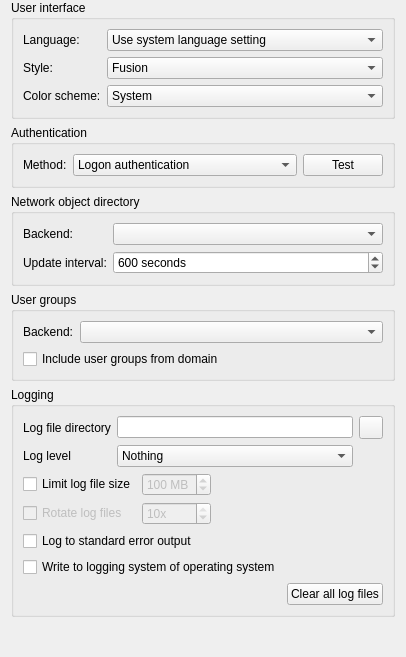
<?xml version="1.0" encoding="UTF-8"?>
<ui version="4.0">
 <class>GeneralConfigurationPage</class>
 <widget class="QWidget" name="GeneralConfigurationPage">
  <layout class="QVBoxLayout" name="verticalLayout_14">
   <property name="topMargin">
    <number>0</number>
   </property>
   <property name="bottomMargin">
    <number>0</number>
   </property>
   <item>
    <widget class="QGroupBox" name="groupBox_11">
     <property name="title">
      <string>User interface</string>
     </property>
     <layout class="QGridLayout" name="gridLayout_13">
      <item row="1" column="1">
       <widget class="QComboBox" name="uiStyle">
        <item>
         <property name="text">
          <string notr="true">Fusion</string>
         </property>
        </item>
        <item>
         <property name="text">
          <string>Native</string>
         </property>
        </item>
       </widget>
      </item>
      <item row="0" column="1">
       <widget class="QComboBox" name="uiLanguage">
        <property name="sizePolicy">
         <sizepolicy hsizetype="MinimumExpanding" vsizetype="Fixed">
          <horstretch>0</horstretch>
          <verstretch>0</verstretch>
         </sizepolicy>
        </property>
        <property name="sizeAdjustPolicy">
         <enum>QComboBox::SizeAdjustPolicy::AdjustToContents</enum>
        </property>
        <item>
         <property name="text">
          <string>Use system language setting</string>
         </property>
        </item>
       </widget>
      </item>
      <item row="2" column="0">
       <widget class="QLabel" name="label_42">
        <property name="text">
         <string>Color scheme:</string>
        </property>
       </widget>
      </item>
      <item row="1" column="0">
       <widget class="QLabel" name="label_41">
        <property name="text">
         <string>Style:</string>
        </property>
       </widget>
      </item>
      <item row="2" column="1">
       <widget class="QComboBox" name="uiColorScheme">
        <item>
         <property name="text">
          <string notr="true">System</string>
         </property>
        </item>
        <item>
         <property name="text">
          <string>Light</string>
         </property>
        </item>
        <item>
         <property name="text">
          <string>Dark</string>
         </property>
        </item>
       </widget>
      </item>
      <item row="0" column="0">
       <widget class="QLabel" name="label_39">
        <property name="text">
         <string>Language:</string>
        </property>
       </widget>
      </item>
     </layout>
    </widget>
   </item>
   <item>
    <widget class="QGroupBox" name="groupBox">
     <property name="title">
      <string>Authentication</string>
     </property>
     <layout class="QHBoxLayout" name="horizontalLayout" stretch="0,1,0">
      <item>
       <widget class="QLabel" name="label_2">
        <property name="text">
         <string>Method:</string>
        </property>
       </widget>
      </item>
      <item>
       <widget class="QComboBox" name="authenticationMethod">
        <item>
         <property name="text">
          <string>Logon authentication</string>
         </property>
        </item>
        <item>
         <property name="text">
          <string>Key file authentication</string>
         </property>
        </item>
       </widget>
      </item>
      <item>
       <widget class="QPushButton" name="testAuthenticationButton">
        <property name="text">
         <string>Test</string>
        </property>
        <property name="icon">
          <iconset resource="../resources/configurator.qrc">
           <normaloff>:/configurator/style/icons/check.svg</normaloff>:/configurator/style/icons/check.svg</iconset>
        </property>
       </widget>
      </item>
     </layout>
    </widget>
   </item>
   <item>
    <widget class="QGroupBox" name="groupBox_12">
     <property name="title">
      <string>Network object directory</string>
     </property>
     <layout class="QGridLayout" name="gridLayout_14" columnstretch="0,1">
      <item row="0" column="0">
       <widget class="QLabel" name="label">
        <property name="text">
         <string>Backend:</string>
        </property>
       </widget>
      </item>
      <item row="0" column="1">
       <widget class="QComboBox" name="networkObjectDirectoryPlugin"/>
      </item>
      <item row="1" column="0">
       <widget class="QLabel" name="label_40">
        <property name="text">
         <string>Update interval:</string>
        </property>
       </widget>
      </item>
      <item row="1" column="1">
       <widget class="QSpinBox" name="networkObjectDirectoryUpdateInterval">
        <property name="suffix">
         <string> seconds</string>
        </property>
        <property name="minimum">
         <number>10</number>
        </property>
        <property name="maximum">
         <number>3600</number>
        </property>
        <property name="value">
         <number>600</number>
        </property>
       </widget>
      </item>
     </layout>
    </widget>
   </item>
   <item>
    <widget class="QGroupBox" name="groupBox_2">
     <property name="title">
      <string>User groups</string>
     </property>
     <layout class="QGridLayout" name="gridLayout_2" columnstretch="0,1">
      <item row="0" column="0">
       <widget class="QLabel" name="label_3">
        <property name="text">
         <string>Backend:</string>
        </property>
       </widget>
      </item>
      <item row="0" column="1">
       <widget class="QComboBox" name="userGroupsBackend"/>
      </item>
      <item row="1" column="0" colspan="2">
       <widget class="QCheckBox" name="useDomainUserGroups">
        <property name="text">
         <string>Include user groups from domain</string>
        </property>
       </widget>
      </item>
     </layout>
    </widget>
   </item>
   <item>
    <widget class="QGroupBox" name="groupBox_7">
     <property name="title">
      <string>Logging</string>
     </property>
     <layout class="QVBoxLayout" name="verticalLayout">
      <item>
       <layout class="QGridLayout" name="gridLayout_9">
        <item row="0" column="0">
         <widget class="QLabel" name="label_10">
          <property name="text">
           <string>Log file directory</string>
          </property>
         </widget>
        </item>
        <item row="0" column="1">
         <widget class="QLineEdit" name="logFileDirectory"/>
        </item>
        <item row="0" column="2">
         <widget class="QToolButton" name="openLogFileDirectory">
          <property name="icon">
            <iconset resource="../resources/configurator.qrc">
            <normaloff>:/configurator/style/icons/folder_open.svg</normaloff>:/configurator/style/icons/folder_open.svg</iconset>
          </property>
         </widget>
        </item>
        <item row="1" column="0">
         <widget class="QLabel" name="label_11">
          <property name="text">
           <string>Log level</string>
          </property>
         </widget>
        </item>
        <item row="1" column="1">
         <widget class="QComboBox" name="logLevel">
          <property name="sizeAdjustPolicy">
           <enum>QComboBox::SizeAdjustPolicy::AdjustToContents</enum>
          </property>
          <item>
           <property name="text">
            <string>Nothing</string>
           </property>
          </item>
          <item>
           <property name="text">
            <string>Only critical messages</string>
           </property>
          </item>
          <item>
           <property name="text">
            <string>Errors and critical messages</string>
           </property>
          </item>
          <item>
           <property name="text">
            <string>Warnings and errors</string>
           </property>
          </item>
          <item>
           <property name="text">
            <string>Information, warnings and errors</string>
           </property>
          </item>
          <item>
           <property name="text">
            <string>Debug messages and everything else</string>
           </property>
          </item>
         </widget>
        </item>
       </layout>
      </item>
      <item>
       <layout class="QGridLayout" name="gridLayout">
        <item row="1" column="1">
         <widget class="QSpinBox" name="logFileRotationCount">
          <property name="enabled">
           <bool>false</bool>
          </property>
          <property name="suffix">
           <string>x</string>
          </property>
          <property name="minimum">
           <number>1</number>
          </property>
          <property name="maximum">
           <number>10</number>
          </property>
          <property name="value">
           <number>10</number>
          </property>
         </widget>
        </item>
        <item row="1" column="0">
         <widget class="QCheckBox" name="logFileRotationEnabled">
          <property name="enabled">
           <bool>false</bool>
          </property>
          <property name="text">
           <string>Rotate log files</string>
          </property>
         </widget>
        </item>
        <item row="0" column="1">
         <widget class="QSpinBox" name="logFileSizeLimit">
          <property name="enabled">
           <bool>false</bool>
          </property>
          <property name="suffix">
           <string> MB</string>
          </property>
          <property name="minimum">
           <number>1</number>
          </property>
          <property name="maximum">
           <number>999</number>
          </property>
          <property name="value">
           <number>100</number>
          </property>
         </widget>
        </item>
        <item row="0" column="0">
         <widget class="QCheckBox" name="logFileSizeLimitEnabled">
          <property name="text">
           <string>Limit log file size</string>
          </property>
         </widget>
        </item>
        <item row="0" column="2">
         <spacer name="horizontalSpacer">
          <property name="orientation">
           <enum>Qt::Orientation::Horizontal</enum>
          </property>
          <property name="sizeHint" stdset="0">
           <size>
            <width>40</width>
            <height>0</height>
           </size>
          </property>
         </spacer>
        </item>
       </layout>
      </item>
      <item>
       <widget class="QCheckBox" name="logToStdErr">
        <property name="text">
         <string>Log to standard error output</string>
        </property>
       </widget>
      </item>
      <item>
       <widget class="QCheckBox" name="logToSystem">
        <property name="text">
         <string>Write to logging system of operating system</string>
        </property>
       </widget>
      </item>
      <item>
       <layout class="QHBoxLayout" name="horizontalLayout_5">
        <item>
         <spacer name="horizontalSpacer_10">
          <property name="orientation">
           <enum>Qt::Orientation::Horizontal</enum>
          </property>
          <property name="sizeHint" stdset="0">
           <size>
            <width>40</width>
            <height>20</height>
           </size>
          </property>
         </spacer>
        </item>
        <item>
         <widget class="QPushButton" name="clearLogFiles">
          <property name="text">
           <string>Clear all log files</string>
          </property>
          <property name="icon">
            <iconset resource="../resources/configurator.qrc">
            <normaloff>:/configurator/style/icons/trash.svg</normaloff>:/configurator/style/icons/trash.svg</iconset>
          </property>
         </widget>
        </item>
       </layout>
      </item>
     </layout>
    </widget>
   </item>
   <item>
    <spacer name="verticalSpacer">
     <property name="orientation">
      <enum>Qt::Orientation::Vertical</enum>
     </property>
     <property name="sizeHint" stdset="0">
      <size>
       <width>20</width>
       <height>40</height>
      </size>
     </property>
    </spacer>
   </item>
  </layout>
 </widget>
 <tabstops>
  <tabstop>uiLanguage</tabstop>
  <tabstop>uiStyle</tabstop>
  <tabstop>uiColorScheme</tabstop>
  <tabstop>authenticationMethod</tabstop>
  <tabstop>testAuthenticationButton</tabstop>
  <tabstop>networkObjectDirectoryPlugin</tabstop>
  <tabstop>networkObjectDirectoryUpdateInterval</tabstop>
  <tabstop>userGroupsBackend</tabstop>
  <tabstop>logFileDirectory</tabstop>
  <tabstop>openLogFileDirectory</tabstop>
  <tabstop>logLevel</tabstop>
  <tabstop>logFileSizeLimitEnabled</tabstop>
  <tabstop>logFileSizeLimit</tabstop>
  <tabstop>logFileRotationEnabled</tabstop>
  <tabstop>logFileRotationCount</tabstop>
  <tabstop>logToStdErr</tabstop>
  <tabstop>logToSystem</tabstop>
  <tabstop>clearLogFiles</tabstop>
 </tabstops>
 <resources>
  <include location="../resources/configurator.qrc"/>
  <include location="../../core/resources/core.qrc"/>
 </resources>
 <connections>
  <connection>
   <sender>logFileSizeLimitEnabled</sender>
   <signal>toggled(bool)</signal>
   <receiver>logFileSizeLimit</receiver>
   <slot>setEnabled(bool)</slot>
   <hints>
    <hint type="sourcelabel">
     <x>308</x>
     <y>376</y>
    </hint>
    <hint type="destinationlabel">
     <x>408</x>
     <y>377</y>
    </hint>
   </hints>
  </connection>
  <connection>
   <sender>logFileSizeLimitEnabled</sender>
   <signal>toggled(bool)</signal>
   <receiver>logFileRotationEnabled</receiver>
   <slot>setEnabled(bool)</slot>
   <hints>
    <hint type="sourcelabel">
     <x>138</x>
     <y>381</y>
    </hint>
    <hint type="destinationlabel">
     <x>129</x>
     <y>436</y>
    </hint>
   </hints>
  </connection>
  <connection>
   <sender>logFileRotationEnabled</sender>
   <signal>toggled(bool)</signal>
   <receiver>logFileRotationCount</receiver>
   <slot>setEnabled(bool)</slot>
   <hints>
    <hint type="sourcelabel">
     <x>129</x>
     <y>436</y>
    </hint>
    <hint type="destinationlabel">
     <x>658</x>
     <y>437</y>
    </hint>
   </hints>
  </connection>
 </connections>
</ui>
